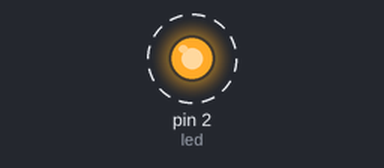
Simulated run of this program. Board: MicroPython board. On the bench: output pins drawn as LEDs (lit = HIGH). Dashed ring = blinking. What the program prints to the serial console is not drawn.

Above: at 0.2 s.
Timing chart, 0 to 3.0 s (numbered marks = the images above):
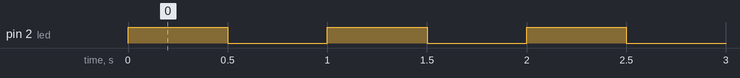

The program:

main.py
```python
from machine import Pin
import time

# GPIO2對應到內建的LED
led = Pin(2, Pin.OUT)

while True:
    led.value(1)   #燈亮
    time.sleep(0.5)#暫停 0.5 秒

    led.value(0)   #燈熄
    time.sleep(0.5)#暫停 0.5 秒
    print("Hello")
```

Measured:
- by itself, pin 2 (led): alternates HIGH for 0.50 s and LOW for 0.50 s
